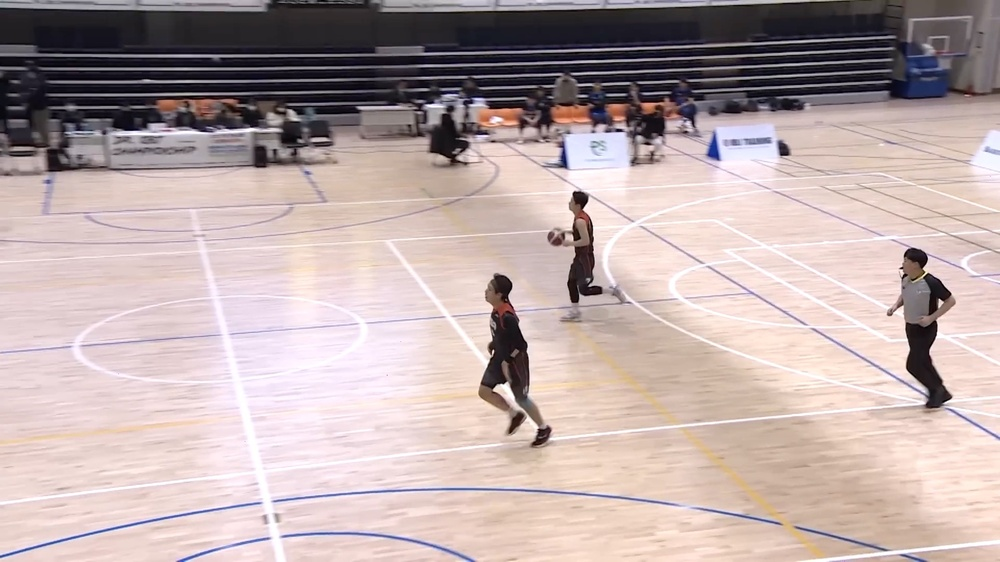
#> input picture dataset/train_data/images/train/5.jpg, 1000 x 562 px, shrunk from 1920 x 1080 before the run, found by its file name
$ python detect_number.py
#> lines starting #> are read from the running program, lines starting #| are printed output that depends on the picture; after the words box and inside, x2 and y2 are one past the last pixel; in counts of white or black regions, pixels touching at a corner belong together
import cv2
import numpy as np
import pytesseract
import argparse

# construct the argument parser and parse the arguments
parser = argparse.ArgumentParser()
parser.add_argument("-i", "--image", type=str, default="results/5.jpg",
	help="path to input image file")
args = parser.parse_args()

# Load the img
inp_image = args.image
img = cv2.imread(inp_image)
#> img is the input picture: shape (562, 1000, 3); mean B, G, R 168.7, 169.6, 186.5

# Cvt to hsv
hsv = cv2.cvtColor(img, cv2.COLOR_BGR2HSV)
#> hsv: shape (562, 1000, 3); mean H, S, V 73.6, 38.6, 188.4

# Get binary-mask
msk = cv2.inRange(hsv, np.array([0, 0, 175]), np.array([179, 255, 255]))
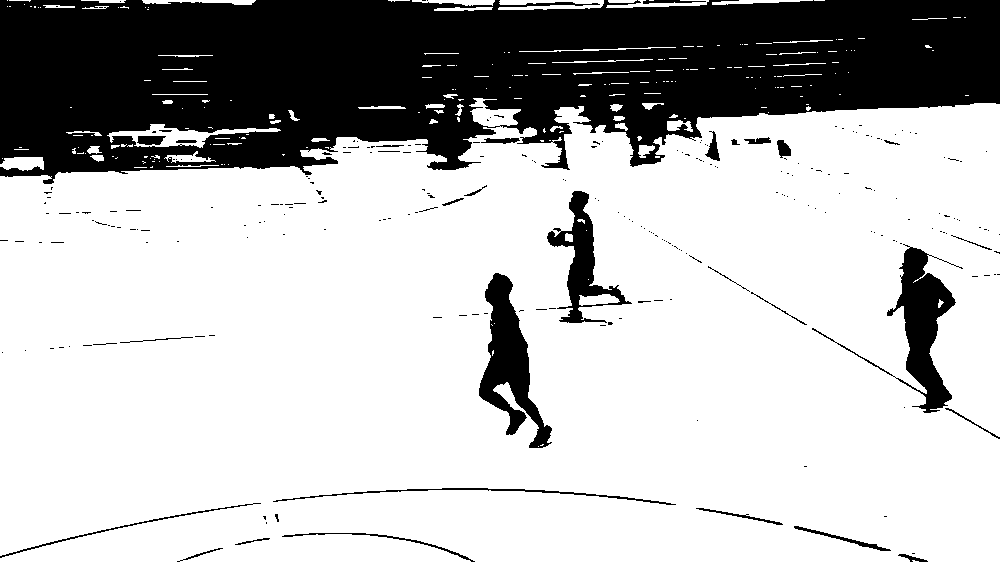
#> msk: shape (562, 1000); 73.2% white; 247 black regions (214 under 20 px), largest, box (x1, y1, x2, y2) and area: (0, 0, 1000, 184) 132065, (812, 244, 963, 413) 5234, (479, 273, 552, 448) 5149
krn = cv2.getStructuringElement(cv2.MORPH_RECT, (5, 3))
dlt = cv2.dilate(msk, krn, iterations=1)
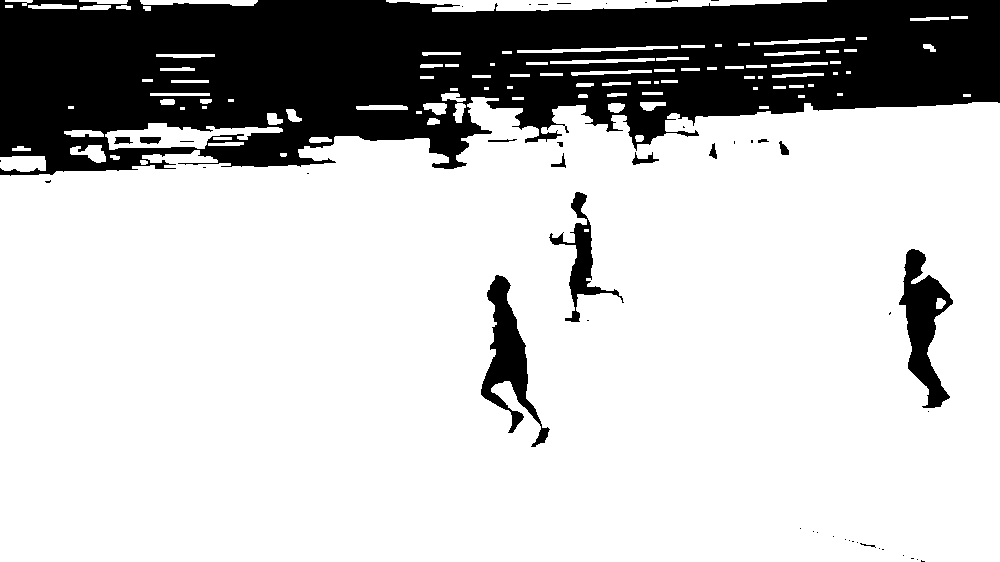
#> dlt: shape (562, 1000); 76.8% white; 47 black regions (32 under 20 px), largest, box (x1, y1, x2, y2) and area: (0, 0, 1000, 176) 119951, (899, 249, 953, 408) 3894, (481, 275, 550, 447) 3880
thr = 255 - cv2.bitwise_and(dlt, msk)

# OCR
#> (the run stopped early here; a loop or call above may not have finished)

$ run again, with dataset/train_data/images/train/101.jpg copied over dataset/train_data/images/train/5.jpg
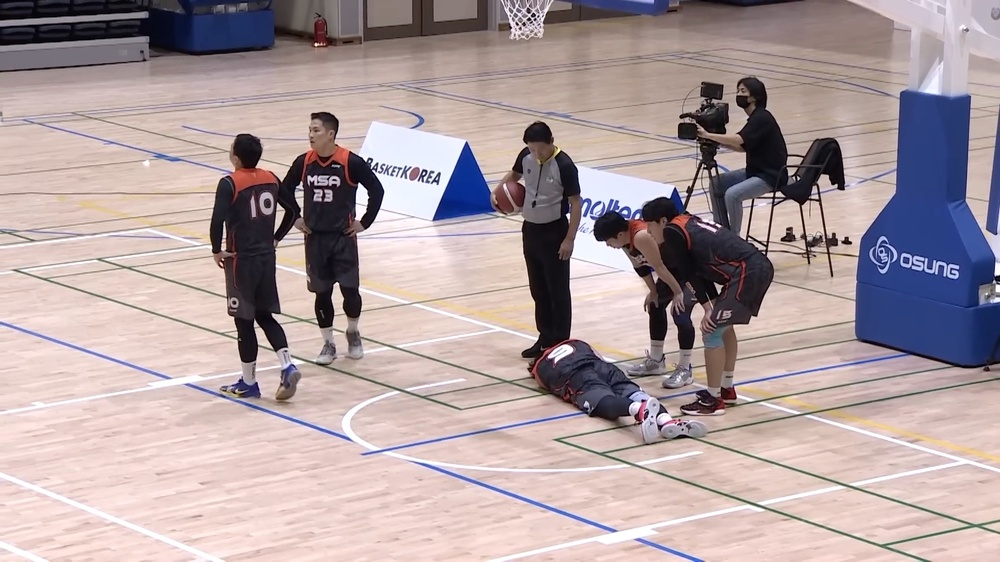
#> input picture dataset/train_data/images/train/101.jpg, 1000 x 562 px, shrunk from 1920 x 1080 before the run, found by its file name
#> img is the input picture: shape (562, 1000, 3); mean B, G, R 160.4, 158.5, 174.4
#> hsv: shape (562, 1000, 3); mean H, S, V 51.8, 48.8, 181.1
#> `msk = cv2.inRange(hsv, np.array([0, 0, 175]), np.array([179, 255, 255]))`:
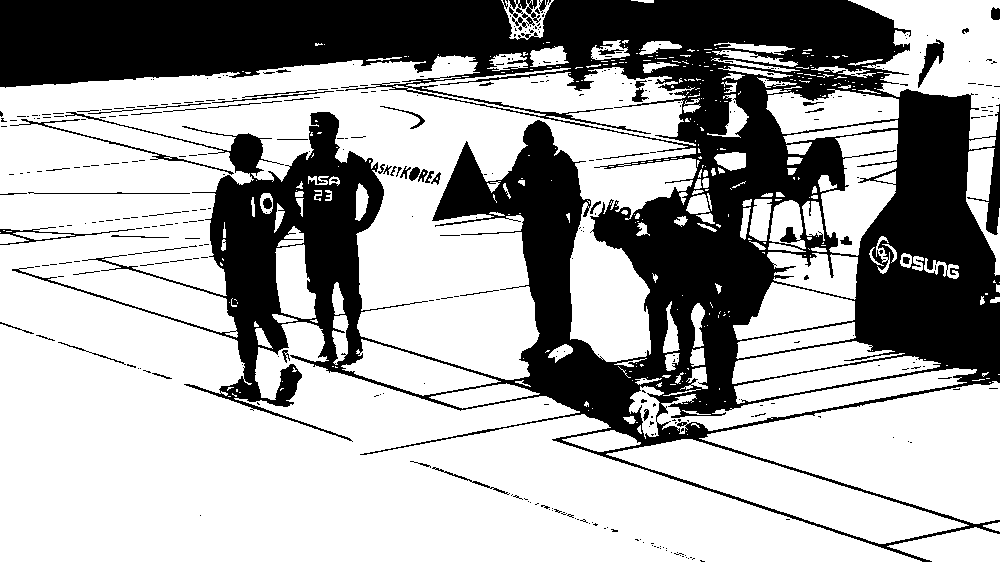
#> msk: shape (562, 1000); 66.2% white; 394 black regions (337 under 20 px), largest, box (x1, y1, x2, y2) and area: (0, 0, 1000, 562) 183541, (10, 119, 234, 175) 521, (918, 39, 944, 88) 474
#> `dlt = cv2.dilate(msk, krn, iterations=1)`:
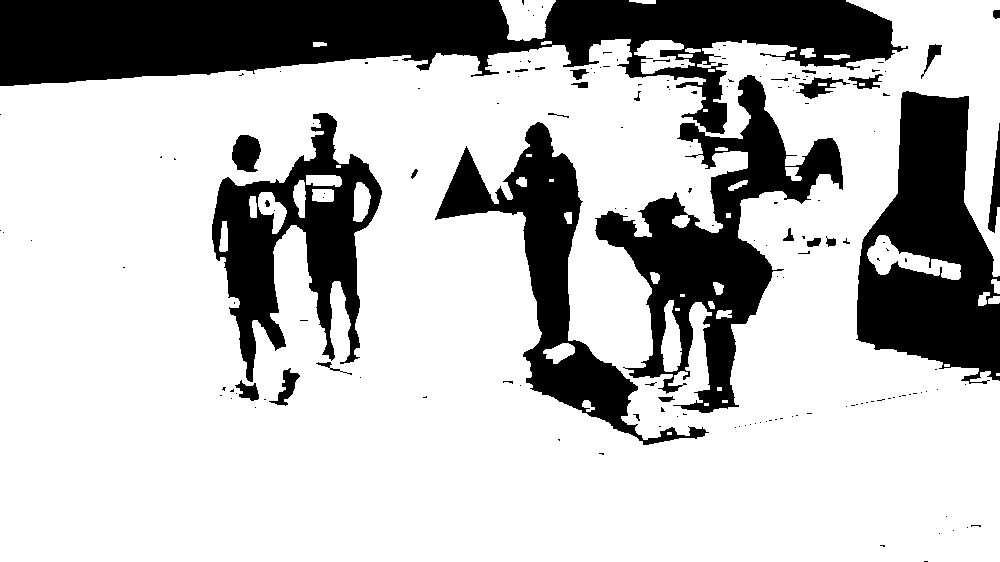
#> dlt: shape (562, 1000); 74.2% white; 165 black regions (135 under 20 px), largest, box (x1, y1, x2, y2) and area: (0, 0, 908, 134) 55080, (856, 91, 1000, 384) 25452, (595, 75, 843, 413) 24700

$ run again, with dataset/train_data/images/train/107.jpg copied over dataset/train_data/images/train/5.jpg
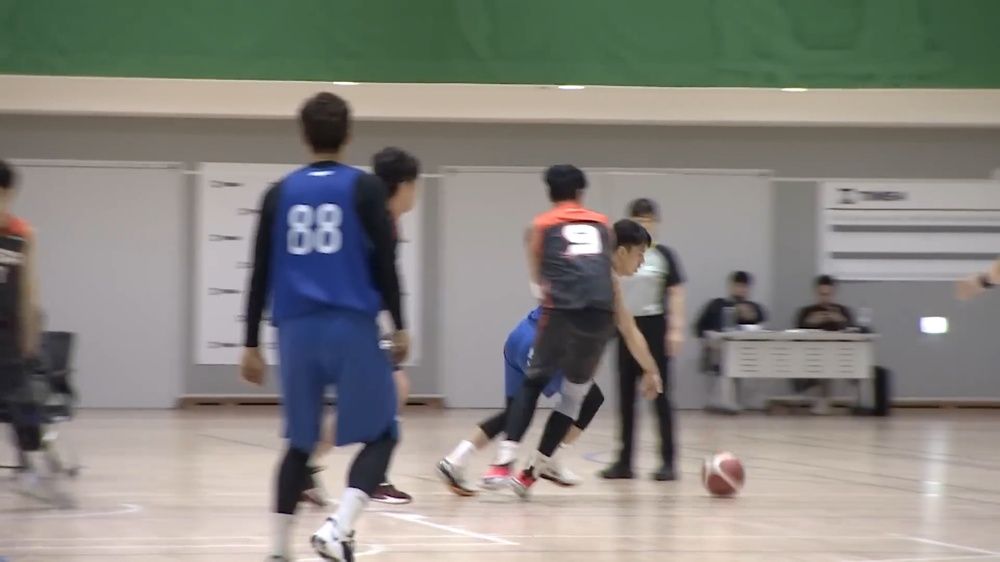
#> input picture dataset/train_data/images/train/107.jpg, 1000 x 562 px, shrunk from 1920 x 1080 before the run, found by its file name
#> img is the input picture: shape (562, 1000, 3); mean B, G, R 126.8, 132.3, 133.9
#> hsv: shape (562, 1000, 3); mean H, S, V 58.2, 42, 142.5
#> `msk = cv2.inRange(hsv, np.array([0, 0, 175]), np.array([179, 255, 255]))`:
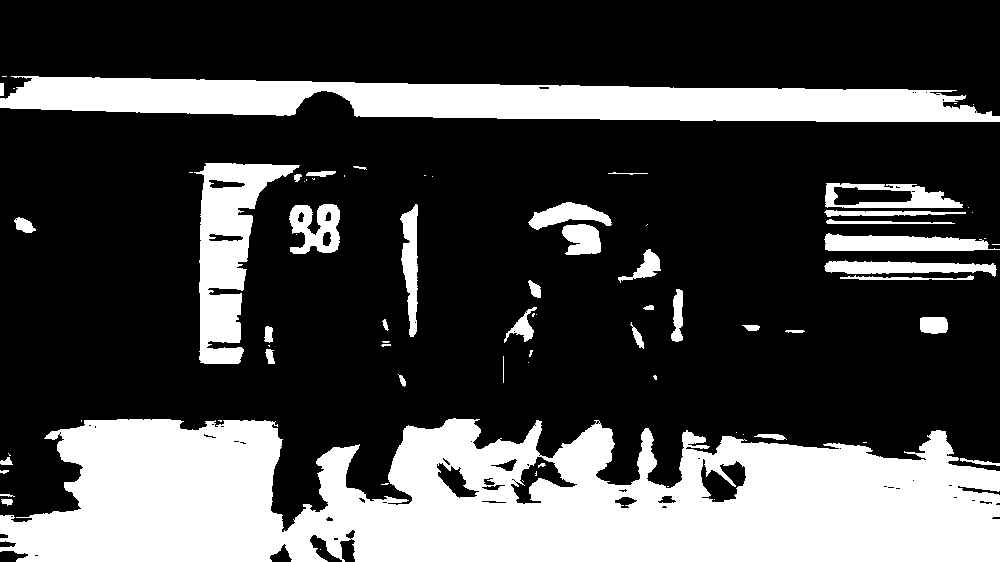
#> msk: shape (562, 1000); 28.8% white; 77 white regions (36 under 20 px), largest, box (x1, y1, x2, y2) and area: (0, 418, 1000, 562) 105549, (0, 76, 1000, 122) 30904, (194, 163, 300, 364) 9245
#> `dlt = cv2.dilate(msk, krn, iterations=1)`:
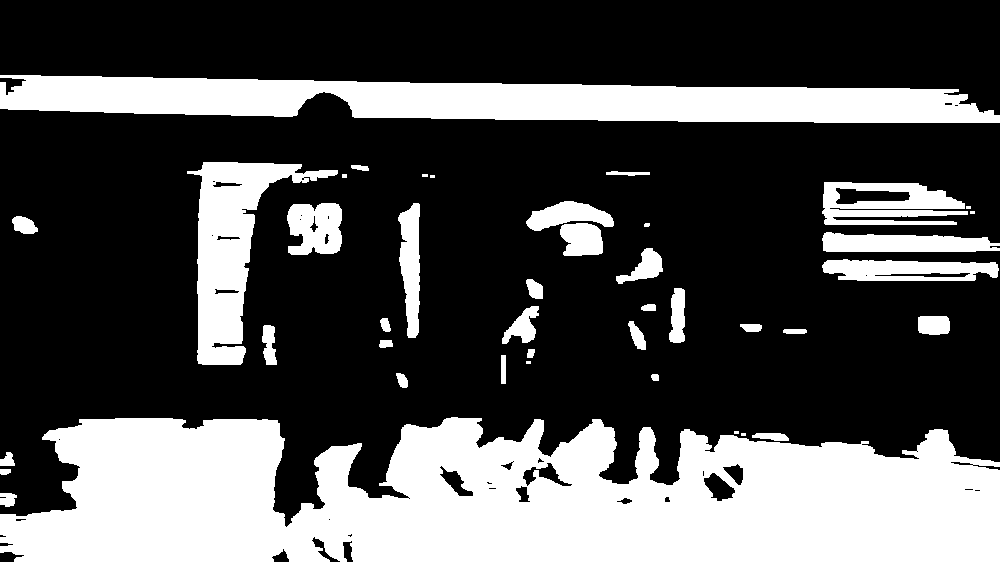
#> dlt: shape (562, 1000); 32% white; 42 white regions (7 under 20 px), largest, box (x1, y1, x2, y2) and area: (0, 417, 1000, 562) 112227, (0, 75, 1000, 123) 33550, (187, 162, 338, 365) 11188

$ run again, with dataset/train_data/images/train/115.jpg copied over dataset/train_data/images/train/5.jpg
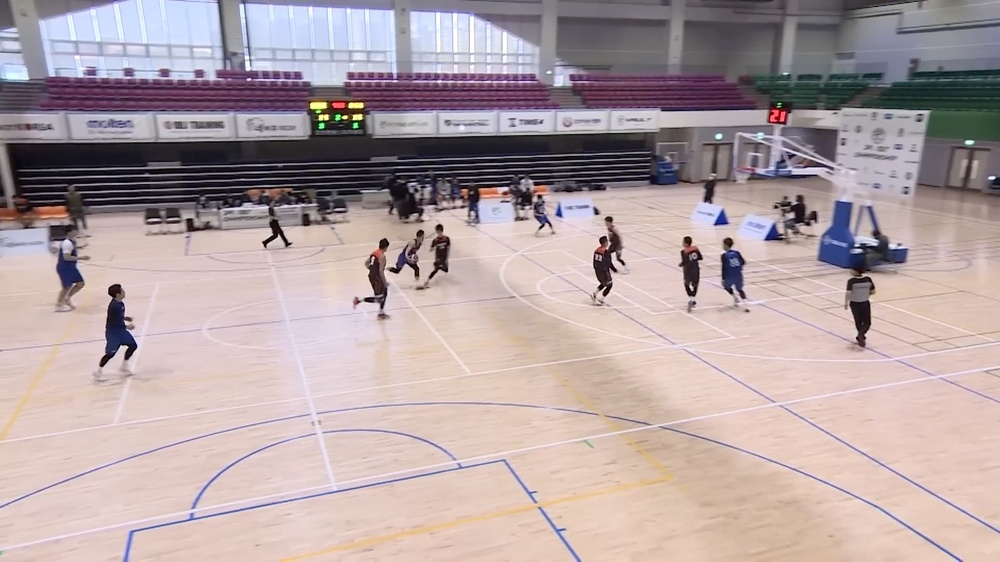
#> input picture dataset/train_data/images/train/115.jpg, 1000 x 562 px, shrunk from 1920 x 1080 before the run, found by its file name
#> img is the input picture: shape (562, 1000, 3); mean B, G, R 163.3, 162, 177.9
#> hsv: shape (562, 1000, 3); mean H, S, V 70.8, 41.5, 182.5
#> `msk = cv2.inRange(hsv, np.array([0, 0, 175]), np.array([179, 255, 255]))`:
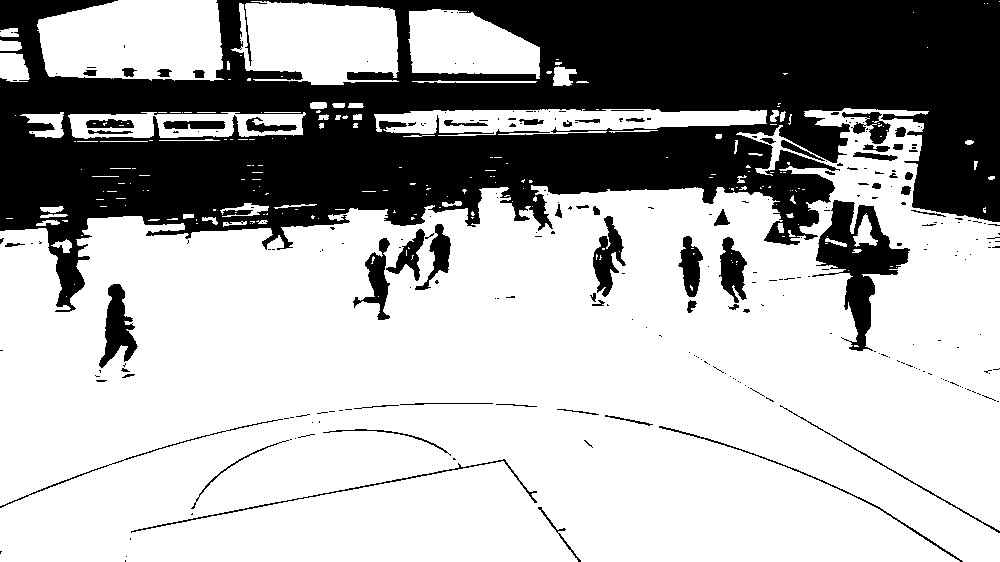
#> msk: shape (562, 1000); 68.4% white; 275 black regions (213 under 20 px), largest, box (x1, y1, x2, y2) and area: (0, 0, 1000, 312) 156692, (812, 200, 910, 351) 5338, (99, 284, 138, 368) 1595
#> `dlt = cv2.dilate(msk, krn, iterations=1)`:
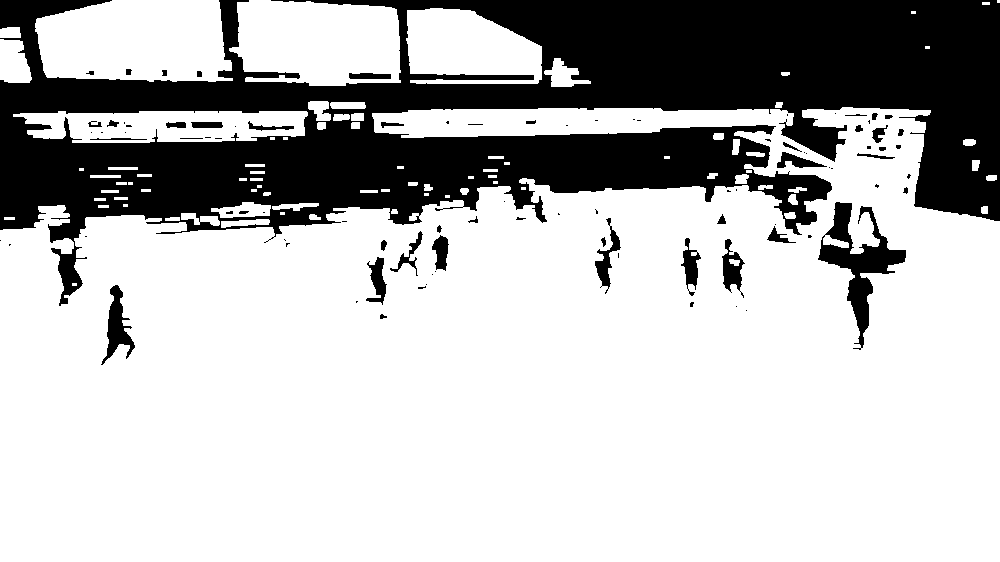
#> dlt: shape (562, 1000); 73.3% white; 93 black regions (51 under 20 px), largest, box (x1, y1, x2, y2) and area: (0, 0, 1000, 306) 139907, (818, 202, 906, 350) 3764, (101, 285, 135, 365) 1050
